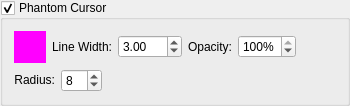
        <widget class="QGroupBox" name="phantomCursorVisible_" >
         <property name="sizePolicy" >
          <sizepolicy vsizetype="Preferred" hsizetype="Preferred" >
           <horstretch>0</horstretch>
           <verstretch>0</verstretch>
          </sizepolicy>
         </property>
         <property name="title" >
          <string>Phantom Cursor</string>
         </property>
         <property name="flat" >
          <bool>false</bool>
         </property>
         <property name="checkable" >
          <bool>true</bool>
         </property>
         <property name="checked" >
          <bool>true</bool>
         </property>
         <layout class="QVBoxLayout" >
          <item>
           <layout class="QHBoxLayout" >
            <item>
             <widget class="SideCar::GUI::ColorButtonWidget" name="phantomCursorColor_" >
              <property name="sizePolicy" >
               <sizepolicy vsizetype="Fixed" hsizetype="Fixed" >
                <horstretch>0</horstretch>
                <verstretch>0</verstretch>
               </sizepolicy>
              </property>
              <property name="minimumSize" >
               <size>
                <width>32</width>
                <height>32</height>
               </size>
              </property>
              <property name="maximumSize" >
               <size>
                <width>32</width>
                <height>32</height>
               </size>
              </property>
              <property name="palette" >
               <palette>
                <active>
                 <colorrole role="WindowText" >
                  <brush brushstyle="SolidPattern" >
                   <color alpha="255" >
                    <red>0</red>
                    <green>0</green>
                    <blue>0</blue>
                   </color>
                  </brush>
                 </colorrole>
                 <colorrole role="Button" >
                  <brush brushstyle="SolidPattern" >
                   <color alpha="255" >
                    <red>255</red>
                    <green>0</green>
                    <blue>255</blue>
                   </color>
                  </brush>
                 </colorrole>
                 <colorrole role="Light" >
                  <brush brushstyle="SolidPattern" >
                   <color alpha="255" >
                    <red>255</red>
                    <green>127</green>
                    <blue>255</blue>
                   </color>
                  </brush>
                 </colorrole>
                 <colorrole role="Midlight" >
                  <brush brushstyle="SolidPattern" >
                   <color alpha="255" >
                    <red>255</red>
                    <green>63</green>
                    <blue>255</blue>
                   </color>
                  </brush>
                 </colorrole>
                 <colorrole role="Dark" >
                  <brush brushstyle="SolidPattern" >
                   <color alpha="255" >
                    <red>127</red>
                    <green>0</green>
                    <blue>127</blue>
                   </color>
                  </brush>
                 </colorrole>
                 <colorrole role="Mid" >
                  <brush brushstyle="SolidPattern" >
                   <color alpha="255" >
                    <red>170</red>
                    <green>0</green>
                    <blue>170</blue>
                   </color>
                  </brush>
                 </colorrole>
                 <colorrole role="Text" >
                  <brush brushstyle="SolidPattern" >
                   <color alpha="255" >
                    <red>0</red>
                    <green>0</green>
                    <blue>0</blue>
                   </color>
                  </brush>
                 </colorrole>
                 <colorrole role="BrightText" >
                  <brush brushstyle="SolidPattern" >
                   <color alpha="255" >
                    <red>255</red>
                    <green>255</green>
                    <blue>255</blue>
                   </color>
                  </brush>
                 </colorrole>
                 <colorrole role="ButtonText" >
                  <brush brushstyle="SolidPattern" >
                   <color alpha="255" >
                    <red>0</red>
                    <green>0</green>
                    <blue>0</blue>
                   </color>
                  </brush>
                 </colorrole>
                 <colorrole role="Base" >
                  <brush brushstyle="SolidPattern" >
                   <color alpha="255" >
                    <red>255</red>
                    <green>255</green>
                    <blue>255</blue>
                   </color>
                  </brush>
                 </colorrole>
                 <colorrole role="Window" >
                  <brush brushstyle="SolidPattern" >
                   <color alpha="255" >
                    <red>255</red>
                    <green>0</green>
                    <blue>255</blue>
                   </color>
                  </brush>
                 </colorrole>
                 <colorrole role="Shadow" >
                  <brush brushstyle="SolidPattern" >
                   <color alpha="255" >
                    <red>0</red>
                    <green>0</green>
                    <blue>0</blue>
                   </color>
                  </brush>
                 </colorrole>
                 <colorrole role="AlternateBase" >
                  <brush brushstyle="SolidPattern" >
                   <color alpha="255" >
                    <red>255</red>
                    <green>127</green>
                    <blue>255</blue>
                   </color>
                  </brush>
                 </colorrole>
                </active>
                <inactive>
                 <colorrole role="WindowText" >
                  <brush brushstyle="SolidPattern" >
                   <color alpha="255" >
                    <red>0</red>
                    <green>0</green>
                    <blue>0</blue>
                   </color>
                  </brush>
                 </colorrole>
                 <colorrole role="Button" >
                  <brush brushstyle="SolidPattern" >
                   <color alpha="255" >
                    <red>255</red>
                    <green>0</green>
                    <blue>255</blue>
                   </color>
                  </brush>
                 </colorrole>
                 <colorrole role="Light" >
                  <brush brushstyle="SolidPattern" >
                   <color alpha="255" >
                    <red>255</red>
                    <green>127</green>
                    <blue>255</blue>
                   </color>
                  </brush>
                 </colorrole>
                 <colorrole role="Midlight" >
                  <brush brushstyle="SolidPattern" >
                   <color alpha="255" >
                    <red>255</red>
                    <green>63</green>
                    <blue>255</blue>
                   </color>
                  </brush>
                 </colorrole>
                 <colorrole role="Dark" >
                  <brush brushstyle="SolidPattern" >
                   <color alpha="255" >
                    <red>127</red>
                    <green>0</green>
                    <blue>127</blue>
                   </color>
                  </brush>
                 </colorrole>
                 <colorrole role="Mid" >
                  <brush brushstyle="SolidPattern" >
                   <color alpha="255" >
                    <red>170</red>
                    <green>0</green>
                    <blue>170</blue>
                   </color>
                  </brush>
                 </colorrole>
                 <colorrole role="Text" >
                  <brush brushstyle="SolidPattern" >
                   <color alpha="255" >
                    <red>0</red>
                    <green>0</green>
                    <blue>0</blue>
                   </color>
                  </brush>
                 </colorrole>
                 <colorrole role="BrightText" >
                  <brush brushstyle="SolidPattern" >
                   <color alpha="255" >
                    <red>255</red>
                    <green>255</green>
                    <blue>255</blue>
                   </color>
                  </brush>
                 </colorrole>
                 <colorrole role="ButtonText" >
                  <brush brushstyle="SolidPattern" >
                   <color alpha="255" >
                    <red>0</red>
                    <green>0</green>
                    <blue>0</blue>
                   </color>
                  </brush>
                 </colorrole>
                 <colorrole role="Base" >
                  <brush brushstyle="SolidPattern" >
                   <color alpha="255" >
                    <red>255</red>
                    <green>255</green>
                    <blue>255</blue>
                   </color>
                  </brush>
                 </colorrole>
                 <colorrole role="Window" >
                  <brush brushstyle="SolidPattern" >
                   <color alpha="255" >
                    <red>255</red>
                    <green>0</green>
                    <blue>255</blue>
                   </color>
                  </brush>
                 </colorrole>
                 <colorrole role="Shadow" >
                  <brush brushstyle="SolidPattern" >
                   <color alpha="255" >
                    <red>0</red>
                    <green>0</green>
                    <blue>0</blue>
                   </color>
                  </brush>
                 </colorrole>
                 <colorrole role="AlternateBase" >
                  <brush brushstyle="SolidPattern" >
                   <color alpha="255" >
                    <red>255</red>
                    <green>127</green>
                    <blue>255</blue>
                   </color>
                  </brush>
                 </colorrole>
                </inactive>
                <disabled>
                 <colorrole role="WindowText" >
                  <brush brushstyle="SolidPattern" >
                   <color alpha="255" >
                    <red>127</red>
                    <green>0</green>
                    <blue>127</blue>
                   </color>
                  </brush>
                 </colorrole>
                 <colorrole role="Button" >
                  <brush brushstyle="SolidPattern" >
                   <color alpha="255" >
                    <red>255</red>
                    <green>0</green>
                    <blue>255</blue>
                   </color>
                  </brush>
                 </colorrole>
                 <colorrole role="Light" >
                  <brush brushstyle="SolidPattern" >
                   <color alpha="255" >
                    <red>255</red>
                    <green>127</green>
                    <blue>255</blue>
                   </color>
                  </brush>
                 </colorrole>
                 <colorrole role="Midlight" >
                  <brush brushstyle="SolidPattern" >
                   <color alpha="255" >
                    <red>255</red>
                    <green>63</green>
                    <blue>255</blue>
                   </color>
                  </brush>
                 </colorrole>
                 <colorrole role="Dark" >
                  <brush brushstyle="SolidPattern" >
                   <color alpha="255" >
                    <red>127</red>
                    <green>0</green>
                    <blue>127</blue>
                   </color>
                  </brush>
                 </colorrole>
                 <colorrole role="Mid" >
                  <brush brushstyle="SolidPattern" >
                   <color alpha="255" >
                    <red>170</red>
                    <green>0</green>
                    <blue>170</blue>
                   </color>
                  </brush>
                 </colorrole>
                 <colorrole role="Text" >
                  <brush brushstyle="SolidPattern" >
                   <color alpha="255" >
                    <red>127</red>
                    <green>0</green>
                    <blue>127</blue>
                   </color>
                  </brush>
                 </colorrole>
                 <colorrole role="BrightText" >
                  <brush brushstyle="SolidPattern" >
                   <color alpha="255" >
                    <red>255</red>
                    <green>255</green>
                    <blue>255</blue>
                   </color>
                  </brush>
                 </colorrole>
                 <colorrole role="ButtonText" >
                  <brush brushstyle="SolidPattern" >
                   <color alpha="255" >
                    <red>127</red>
                    <green>0</green>
                    <blue>127</blue>
                   </color>
                  </brush>
                 </colorrole>
                 <colorrole role="Base" >
                  <brush brushstyle="SolidPattern" >
                   <color alpha="255" >
                    <red>255</red>
                    <green>0</green>
                    <blue>255</blue>
                   </color>
                  </brush>
                 </colorrole>
                 <colorrole role="Window" >
                  <brush brushstyle="SolidPattern" >
                   <color alpha="255" >
                    <red>255</red>
                    <green>0</green>
                    <blue>255</blue>
                   </color>
                  </brush>
                 </colorrole>
                 <colorrole role="Shadow" >
                  <brush brushstyle="SolidPattern" >
                   <color alpha="255" >
                    <red>0</red>
                    <green>0</green>
                    <blue>0</blue>
                   </color>
                  </brush>
                 </colorrole>
                 <colorrole role="AlternateBase" >
                  <brush brushstyle="SolidPattern" >
                   <color alpha="255" >
                    <red>255</red>
                    <green>0</green>
                    <blue>255</blue>
                   </color>
                  </brush>
                 </colorrole>
                </disabled>
               </palette>
              </property>
              <property name="autoFillBackground" >
               <bool>true</bool>
              </property>
              <property name="autoDefault" >
               <bool>false</bool>
              </property>
              <property name="flat" >
               <bool>true</bool>
              </property>
             </widget>
            </item>
            <item>
             <widget class="QLabel" name="label_40" >
              <property name="text" >
               <string>Line Width:</string>
              </property>
              <property name="alignment" >
               <set>Qt::AlignRight|Qt::AlignTrailing|Qt::AlignVCenter</set>
              </property>
             </widget>
            </item>
            <item>
             <widget class="QDoubleSpinBox" name="phantomCursorLineWidth_" >
              <property name="sizePolicy" >
               <sizepolicy vsizetype="Fixed" hsizetype="Fixed" >
                <horstretch>0</horstretch>
                <verstretch>0</verstretch>
               </sizepolicy>
              </property>
              <property name="keyboardTracking" >
               <bool>false</bool>
              </property>
              <property name="minimum" >
               <double>0.100000000000000</double>
              </property>
              <property name="maximum" >
               <double>100.000000000000000</double>
              </property>
              <property name="singleStep" >
               <double>0.100000000000000</double>
              </property>
              <property name="value" >
               <double>3.000000000000000</double>
              </property>
             </widget>
            </item>
            <item>
             <widget class="QLabel" name="label_41" >
              <property name="text" >
               <string>Opacity:</string>
              </property>
              <property name="alignment" >
               <set>Qt::AlignRight|Qt::AlignTrailing|Qt::AlignVCenter</set>
              </property>
             </widget>
            </item>
            <item>
             <widget class="QSpinBox" name="phantomCursorOpacity_" >
              <property name="keyboardTracking" >
               <bool>false</bool>
              </property>
              <property name="suffix" >
               <string>%</string>
              </property>
              <property name="maximum" >
               <number>100</number>
              </property>
              <property name="value" >
               <number>100</number>
              </property>
             </widget>
            </item>
            <item>
             <spacer>
              <property name="orientation" >
               <enum>Qt::Horizontal</enum>
              </property>
              <property name="sizeHint" stdset="0" >
               <size>
                <width>40</width>
                <height>20</height>
               </size>
              </property>
             </spacer>
            </item>
           </layout>
          </item>
          <item>
           <layout class="QHBoxLayout" >
            <item>
             <widget class="QLabel" name="label_46" >
              <property name="sizePolicy" >
               <sizepolicy vsizetype="Fixed" hsizetype="Fixed" >
                <horstretch>0</horstretch>
                <verstretch>0</verstretch>
               </sizepolicy>
              </property>
              <property name="text" >
               <string>Radius:</string>
              </property>
              <property name="alignment" >
               <set>Qt::AlignRight|Qt::AlignTrailing|Qt::AlignVCenter</set>
              </property>
             </widget>
            </item>
            <item>
             <widget class="QSpinBox" name="phantomCursorRadius_" >
              <property name="sizePolicy" >
               <sizepolicy vsizetype="Fixed" hsizetype="Fixed" >
                <horstretch>0</horstretch>
                <verstretch>0</verstretch>
               </sizepolicy>
              </property>
              <property name="keyboardTracking" >
               <bool>false</bool>
              </property>
              <property name="minimum" >
               <number>1</number>
              </property>
              <property name="maximum" >
               <number>99</number>
              </property>
              <property name="singleStep" >
               <number>1</number>
              </property>
              <property name="value" >
               <number>8</number>
              </property>
             </widget>
            </item>
            <item>
             <spacer>
              <property name="orientation" >
               <enum>Qt::Horizontal</enum>
              </property>
              <property name="sizeHint" stdset="0" >
               <size>
                <width>40</width>
                <height>20</height>
               </size>
              </property>
             </spacer>
            </item>
           </layout>
          </item>
         </layout>
        </widget>
